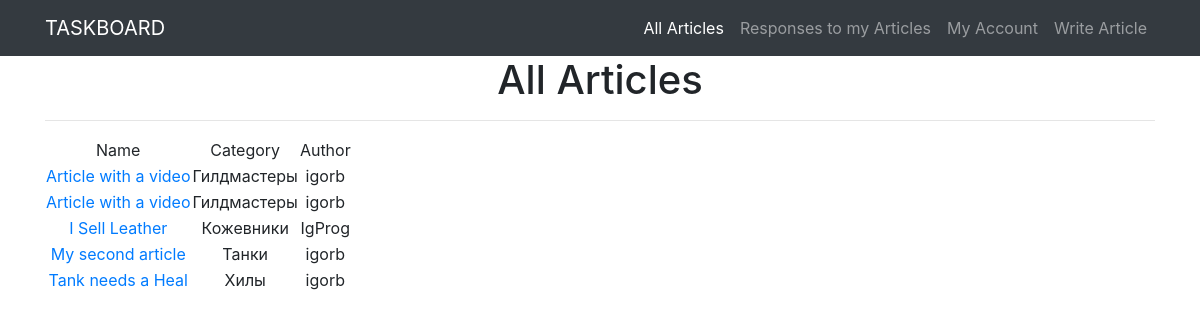
The app's page /articles/ with its own data.
### TB/models.py (models this page shows, shortened)
class Article(models.Model):
    TYPE = (
        ('tank', 'Танки'),
        ('heal', 'Хилы'),
        ('dd', 'ДД'),
        ('trader', 'Торговцы'),
        ('gm', 'Гилдмастеры'),
        ('quest', 'Квестгиверы'),
        ('smith', 'Кузнецы'),
        ('leather', 'Кожевники'),
        ('potion', 'Зельевары'),
        ('spell', 'Мастера Заклинаний'),
    )
    author = models.ForeignKey(User, on_delete=models.CASCADE, default=1)
    title = models.CharField(max_length=64)
    category = models.CharField(max_length=20, choices=TYPE, default='tank')
    text = RichTextUploadingField()
    video = models.FileField(upload_to='videos', blank=True, null=True, verbose_name='Upload First Video:')
    video2 = models.FileField(upload_to='videos', blank=True, null=True, verbose_name='Upload Second Video:')
    date = models.DateTimeField(auto_now_add=True)
    def get_category(self):
        my_category = self.get_category_display()
        return my_category

### TB/views.py (the view)
# urls.py: path('', ArticleList.as_view(), name='articles'),
class ArticleList(ListView):
    model = Article
    template_name = 'articles.html'
    context_object_name = 'articles'
    ordering = ['-id']
    paginate_by = 10

### templates/articles.html (shortened to what this page needs)
{% extends 'flatpages/default.html' %}
{% block content %}
    <h1>All Articles</h1>
    <hr>
    {% if articles %}
        <table>
            <tr>
                <td>Name</td>
                <td>Category</td>
                <td>Author</td>
            </tr>
        {% for article in articles %}
            <tr>
                <td>
                    <a href="{% url 'article_detail' article.id %}">{{ article.title }}</a>
                </td>
                <td>{{ article.get_category }}</td>
                <td>{{ article.author.username }}</td>
            </tr>
        {% endfor %}
        </table>
    {% else %}
        <h2>No articles available!</h2>
    {% endif %}
{% endblock content %}

### templates/flatpages/default.html (shortened to what this page needs)
{% load static %}
<!DOCTYPE html>
<html lang="en">
<head>
  <link href="{% static 'vendor/bootstrap/css/bootstrap.min.css' %}" rel="stylesheet">
</head>
<body>
  <nav class="navbar navbar-expand-lg navbar-dark bg-dark static-top">
    <div class="container">
      <a class="navbar-brand" href="#">TASKBOARD</a>
      <div class="collapse navbar-collapse" id="navbarResponsive">
        <ul class="navbar-nav ml-auto">
          <li class="nav-item active">
            <a class="nav-link" href="/articles/">All Articles
            </a>
          </li>
          <li class="nav-item">
            <a class="nav-link" href="{% url 'responses' %}">Responses to my Articles</a>
          </li>
          <li class="nav-item">
            <a class="nav-link" href="{% url 'login' %}">My Account</a>
          </li>
          <li class="nav-item">
            <a class="nav-link" href="{% url 'article_create' %}">Write Article</a>
          </li>
        </ul>
      </div>
    </div>
  </nav>
  <div class="container">
    <div class="row">
      <div class="col-lg-12 text-center">
       {% block content %}{% endblock content %}
      </div>
    </div>
  </div>
</body>
</html>

### records on screen
Article: title "Article with a video", get_category "Гилдмастеры", author.username "igorb"
Article: title "Article with a video", get_category "Гилдмастеры", author.username "igorb"
Article: title "I Sell Leather", get_category "Кожевники", author.username "IgProg"
Article: title "My second article", get_category "Танки", author.username "igorb"
Article: title "Tank needs a Heal", get_category "Хилы", author.username "igorb"
